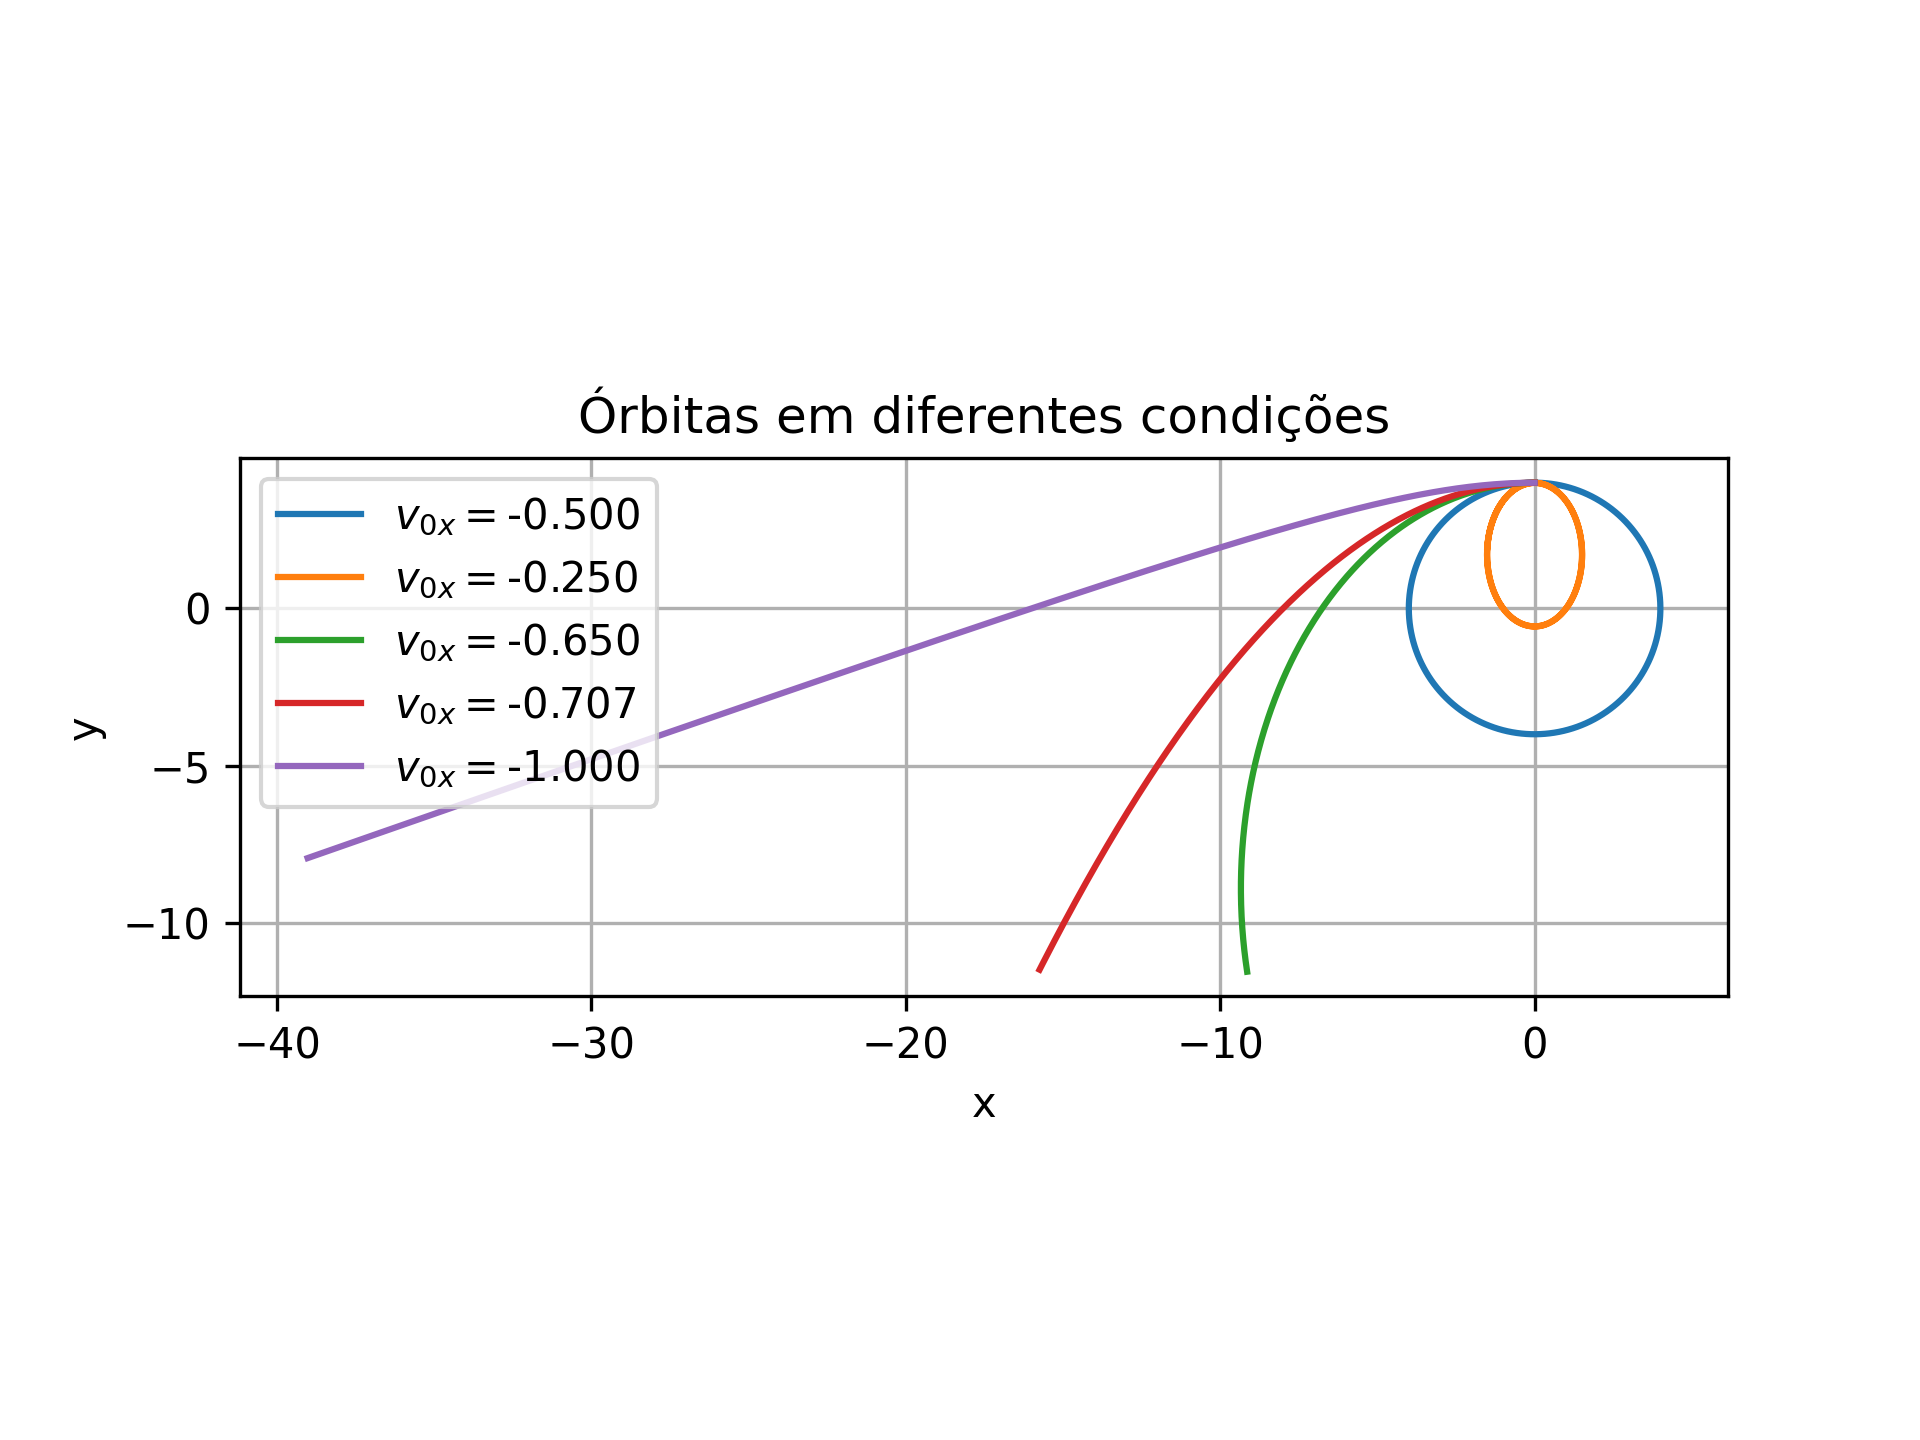

Write the Python code that produced this figure.
'''
Integre numericamente a equação associada à dinâmica de um cometa na vizinhança do Sol. Use método de passo variável
com RK2 corrigido por RK4. Use GM=1.

Condições iniciais:

   1. x=0; y=4; vx=-1/2; vy=0 (órbita circular)
   2. x=0; y=4; vx=-1/4; vy=0 (órbita elíptica 1)
   3. x=0; y=4; vx=-0.65; vy=0 (órbita elíptica 2)
   4. x=0; y=4; vx=-sqrt(2)/2; vy=0 (órbita parabólica)
   5. x=0; y=4; vx= -1; vy=0 (órbita hiperbólica)

'''
import numpy as np
import matplotlib.pyplot as plt


def rk2heun(x0, y0, vx0, vy0, tf, dt, gm):
    fvx = lambda x, y: -(gm * x) / (((x ** 2) + (y ** 2)) ** (3 / 2))
    fvy = lambda x, y: -(gm * y) / (((x ** 2) + (y ** 2)) ** (3 / 2))
    posx = [x0]
    posy = [y0]
    velx = [vx0]
    vely = [vy0]
    for t in np.arange(0, tf, dt):
        k1x = vx0
        k1y = vy0
        k1vx = fvx(x0, y0)
        k1vy = fvy(x0, y0)
        xaux = x0 + k1x * dt
        yaux = y0 + k1y * dt
        vxaux = vx0 + k1vx * dt
        vyaux = vy0 + k1vy * dt
        k2x = vxaux
        k2y = vyaux
        k2vx = fvx(xaux, yaux)
        k2vy = fvy(xaux, yaux)
        x0 += (k1x + k2x)*(dt/2)
        y0 += (k1y + k2y)*(dt/2)
        vx0 += (k1vx + k2vx)*(dt/2)
        vy0 += (k1vy + k2vy)*(dt/2)
        posx.append(x0)
        posy.append(y0)
        velx.append(vx0)
        vely.append(vy0)
    return posx, posy, velx, vely


def passovarRK(x0, y0, vx0, vy0, tf, dt, gm, tol):
    fvx = lambda x, y: -(gm * x) / (((x ** 2) + (y ** 2)) ** (3 / 2))
    fvy = lambda x, y: -(gm * y) / (((x ** 2) + (y ** 2)) ** (3 / 2))
    posx = [x0]
    posy = [y0]
    velx = [vx0]
    vely = [vy0]
    cont = 0
    t = 0
    while t <= tf:
        if cont % 5 == 0:
            x02, x04 = x0, x0
            y02, y04 = y0, y0
            vx02, vx04 = vx0, vx0
            vy02, vy04 = vy0, vy0
            # RK2 Heun
            k1x2 = vx02
            k1y2 = vy02
            k1vx2 = fvx(x02, y02)
            k1vy2 = fvy(x02, y02)
            xaux2 = x02 + k1x2 * dt
            yaux2 = y02 + k1y2 * dt
            vxaux2 = vx02 + k1vx2 * dt
            vyaux2 = vy02 + k1vy2 * dt
            k2x2 = vxaux2
            k2y2 = vyaux2
            k2vx2 = fvx(xaux2, yaux2)
            k2vy2 = fvy(xaux2, yaux2)
            x02 += (k1x2 + k2x2) * (dt / 2)
            y02 += (k1y2 + k2y2) * (dt / 2)
            vx02 += (k1vx2 + k2vx2) * (dt / 2)
            vy02 += (k1vy2 + k2vy2) * (dt / 2)

            # RK4
            k1x4 = vx04
            k1y4 = vy04
            k1vx4 = fvx(x04, y04)
            k1vy4 = fvy(x04, y04)
            xaux4 = x04 + k1x4 * (dt / 2)
            yaux4 = y04 + k1y4 * (dt / 2)
            vxaux4 = vx04 + k1vx4 * (dt / 2)
            vyaux4 = vy04 + k1vy4 * (dt / 2)
            k2x4 = vxaux4
            k2y4 = vyaux4
            k2vx4 = fvx(xaux4, yaux4)
            k2vy4 = fvy(xaux4, yaux4)
            xaux4 = x0 + k2x4 * (dt / 2)
            yaux4 = y0 + k2y4 * (dt / 2)
            vxaux4 = vx0 + k2vx4 * (dt / 2)
            vyaux4 = vy0 + k2vy4 * (dt / 2)
            k3x4 = vxaux4
            k3y4 = vyaux4
            k3vx4 = fvx(xaux4, yaux4)
            k3vy4 = fvy(xaux4, yaux4)
            xaux4 = x0 + k3x4 * dt
            yaux4 = y0 + k3y4 * dt
            vxaux4 = vx0 + k3vx4 * dt
            vyaux4 = vy0 + k3vy4 * dt
            k4x4 = vxaux4
            k4y4 = vyaux4
            k4vx4 = fvx(xaux4, yaux4)
            k4vy4 = fvy(xaux4, yaux4)
            x04 += (k1x4 + 2 * k2x4 + 2 * k3x4 + k4x4) * (dt / 6)
            y04 += (k1y4 + 2 * k2y4 + 2 * k3y4 + k4y4) * (dt / 6)
            vx04 += (k1vx4 + 2 * k2vx4 + 2 * k3vx4 + k4vx4) * (dt / 6)
            vy04 += (k1vy4 + 2 * k2vy4 + 2 * k3vy4 + k4vy4) * (dt / 6)

            errx = ((x02 - x04)**2)**(1/2)
            erry = ((y02 - y04) ** 2) ** (1 / 2)
            errvx = ((vx02 - vx04)**2)**(1/2)
            errvy = ((vy02 - vy04) ** 2) ** (1 / 2)
            erro = max(errx, erry, errvx, errvy)
            dtnovo= dt * (tol/erro)**(1/3)
            if dtnovo > 2*dt:
                dt = 2 * dt
            if dtnovo < dt/2:
                dt = dt/2
        k1x = vx0
        k1y = vy0
        k1vx = fvx(x0, y0)
        k1vy = fvy(x0, y0)
        xaux = x0 + k1x * dt
        yaux = y0 + k1y * dt
        vxaux = vx0 + k1vx * dt
        vyaux = vy0 + k1vy * dt
        k2x = vxaux
        k2y = vyaux
        k2vx = fvx(xaux, yaux)
        k2vy = fvy(xaux, yaux)
        x0 += (k1x + k2x) * (dt / 2)
        y0 += (k1y + k2y) * (dt / 2)
        vx0 += (k1vx + k2vx) * (dt / 2)
        vy0 += (k1vy + k2vy) * (dt / 2)
        posx.append(x0)
        posy.append(y0)
        velx.append(vx0)
        vely.append(vy0)
        cont += 1
        t += dt
    return posx, posy, velx, vely


x0 = 0
y0 = 4
vx0 = [-1/2, -1/4, -0.65, -(2**(1/2))/2, -1]
vy0 = 0
gm = 1

tf = 51
dt = 0.1

tol = 1e-6

for vx in vx0:
    plt.plot(passovarRK(x0, y0, vx, vy0, tf, dt, gm, tol)[0], passovarRK(x0, y0, vx, vy0, tf, dt, gm, tol)[1], label=r'$v_{0x}=$'+f'{vx:.3f}')
plt.xlabel("x")
plt.ylabel("y")
plt.title('Órbitas em diferentes condições')
plt.legend()
plt.gca().set_aspect('equal', adjustable='box')
plt.grid()

plt.savefig("doiscorpos.png", dpi=300)
